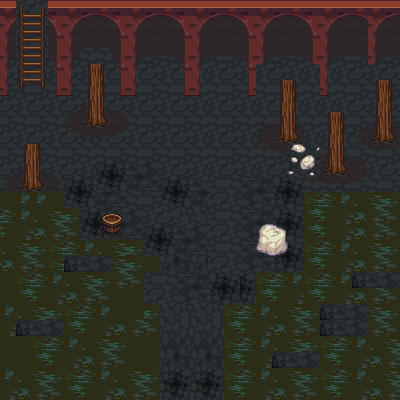

The image is a tile-based game level rendered from a .tmx file. Its description and source (layers, tilesets, objects; grid data summarised) follow:
An orthogonal 25x25 tile map with 16x16 px tiles, 3 tile layers (Ground, Ground, Ground), 2 tilesets and 23 objects.

<map version="1.5" tiledversion="1.6.0" orientation="orthogonal" renderorder="right-down" width="25" height="25" tilewidth="16" tileheight="16" infinite="0" nextlayerid="6" nextobjectid="48">
 <tileset firstgid="1" source="overworld.tsx" />
 <tileset firstgid="4097" source="terrain_atlas.tsx" />
 <group id="4" name="Ground">
  <layer id="1" name="Ground" width="25" height="25">
   <data>[625 cells, 400 non-empty, 60 distinct tile ids]</data>
  </layer>
  <layer id="2" name="Ground" width="25" height="25" offsetx="-0.166667" offsety="-0.166667">
   <data>[625 cells, 460 non-empty, 116 distinct tile ids]</data>
  </layer>
  <layer id="5" name="Ground" width="25" height="25">
   <data>[625 cells, 0 non-empty, 0 distinct tile ids]</data>
  </layer>
 </group>
 <objectgroup id="3" name="Collision Layer">
  <object id="1" x="1" y="196" width="62" height="21" />
  <object id="3" x="47.5" y="208" width="33" height="45.5" />
  <object id="4" x="80" y="239.5" width="63" height="16" />
  <object id="5" x="144.5" y="257" width="15.5" height="15" />
  <object id="6" x="111.5" y="239" width="32.5" height="67.5" />
  <object id="8" x="129" y="305.5" width="29" height="93.5" />
  <object id="9" x="225" y="304.5" width="47" height="96" />
  <object id="10" x="258" y="273" width="56.5" height="31" />
  <object id="11" x="303.5" y="193.5" width="90" height="89" />
  <object id="17" x="100.5" y="214.5" width="22" height="24.5" />
  <object id="28" x="78.6667" y="60" width="34" height="72.6667" />
  <object id="29" x="50.6667" y="16" width="353.333" height="76.6667" />
  <object id="30" x="273.333" y="72.6667" width="28.6667" height="70" />
  <object id="31" x="276.667" y="136" width="46.6667" height="46.6667" />
  <object id="32" x="313.333" y="107.333" width="40" height="75.3333" />
  <object id="33" x="370.667" y="74.6667" width="30" height="77.3333" />
  <object id="34" x="250.667" y="223.333" width="40" height="38" />
  <object id="35" x="520.667" y="139.333" width="0.666667" height="0.666667" />
  <object id="38" x="20" y="143.333" width="24.6667" height="52" />
  <object id="39" x="0" y="14.6667" width="11.3333" height="80.6667" />
  <object id="41" x="-0.666667" y="142" width="25.3333" height="58" />
  <object id="43" x="50" y="0.666667" width="353.333" height="16" />
  <object id="44" x="-2" y="0" width="12.6667" height="13.3333" />
 </objectgroup>
</map>
